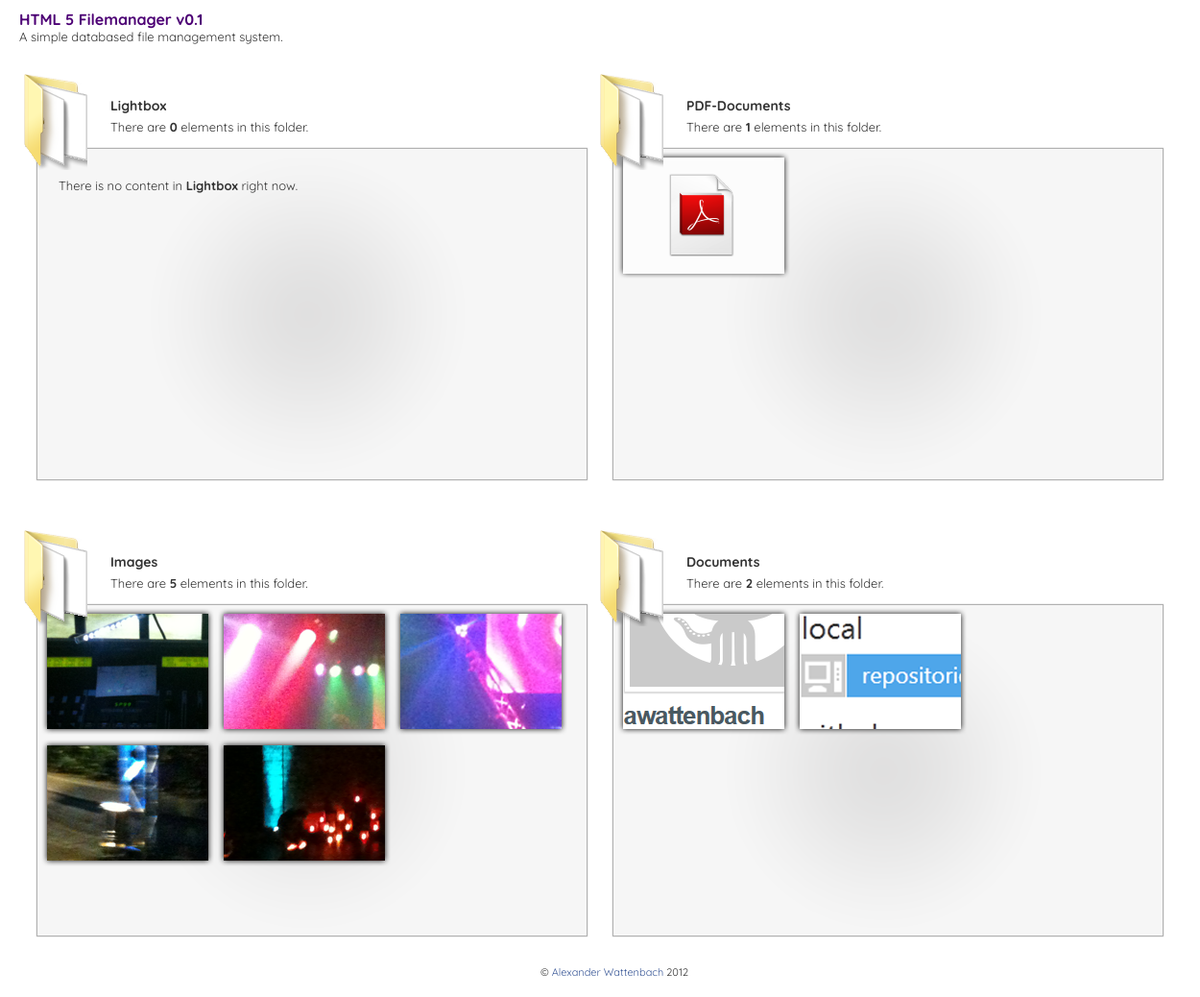
The page / on the database its author committed.
### tables this page shows
CREATE TABLE `tb_folder` (
  `id` int(13) NOT NULL auto_increment,
  `name` varchar(255) NOT NULL,
  `description` text NOT NULL,
  `movement` varchar(255) NOT NULL,
  PRIMARY KEY  (`id`)
);

CREATE TABLE `tb_element` (
  `id` int(13) NOT NULL auto_increment,
  `folder_id` int(13) NOT NULL,
  `name` varchar(255) NOT NULL,
  `image_name` varchar(255) NOT NULL,
  PRIMARY KEY  (`id`)
);

### globals.inc.php (the view, shortened to what this page needs)
<?
$folder_query= mysql_query('SELECT * FROM tb_folder');
function showElement($element_key, $folder_id, $element_id, $move_to="") {
	$element_array= mysql_fetch_assoc(mysql_query('SELECT * FROM tb_element WHERE id='.$element_id.' LIMIT 1'));
	$folder_array= mysql_fetch_assoc(mysql_query('SELECT movement FROM tb_folder WHERE id='.$folder_id.' LIMIT 1'));
	echo "<article class=\"element_container\" id=\"container_folder_".$folder_id."_".$element_key."\">
<a href=\"#\"><img src=\"images/layout/elements/".$element_array[image_name].".png\" class=\"element_image\" alt=\"\" /></a>";
echo "<div class=\"movement_controlls\">Move:";
echo "</div>
</article>";
}
?>

### index.php (shortened to what this page needs)
?><!DOCTYPE HTML>
<html lang="en">
<head>
<link type="text/css" rel="stylesheet" href="css/main.css" />
</head>
<body>
<header>
<h1>HTML 5 Filemanager v0.1</h1>
A simple databased file management system.
</header>
<?
include('globals.inc.php');
$i=1;
echo '<div class="folder_content">';
while ($folder_array= mysql_fetch_assoc($folder_query)) {
	$element_query= mysql_query('SELECT * FROM tb_element WHERE folder_id='.$folder_array[id].'');
	$element_count= mysql_num_rows($element_query);
	echo '<div class="folder_container">
<div class="folder_insider">
<script type="text/javascript">
$(document).ready(function() {
	for (var i = 1; i < '.($element_count + 1).'; i++) {
		$("#container_folder_'.$i.'_" + i).delay(i*"100").fadeIn(1500);
	}
});
</script>
<div class="element_list" id="folder_'.$i.'">';
	$a=1;
	if ($element_count != '0') {
		while ($element_array= mysql_fetch_assoc($element_query)) {
			showElement($a,$folder_array[id],$element_array[id]);
			$a++;
		}
	}
	echo '<div class="no_content"';
	if ($element_count != '0') echo ' style="display: none"';
	echo ' id="no_content_folder_'.$i.'">There is no content in <strong>'.$folder_array[name].'</strong> right now.</div>';
echo '</div>
<div class="clearfix"></div>
&nbsp;
</div>
<div class="folder_icon"><img src="images/layout/folder_icon.png" alt="" /></div>
<div class="folder_desc" id="folder_'.$i.'_desc"><h2>'.$folder_array[name].'</h2><p>There are <strong class="element_count">'.$element_count.'</strong> elements in this folder.</p></div>
</div>';
$i++;
}
?>
<footer>
&copy; <a href="http://www.sehen-design.de/awport" target="_blank">Alexander Wattenbach</a> 2012
</footer>
</div>
</html>

### css/main.css (style rules this page uses)
body { background: #fff; font-size: 13px; font-family: "Quicksand",tahoma,verdana,arial,sans-serif; color: #333; line-height: 1.28; margin: 0; padding: 0; text-align: left; direction: ltr; unicode-bidi: embed; }
h1,h2,h3,h4,h5,h6 { font-size: 14px; color: #333; margin: 0; padding: 0; }
h1 { font-size: 16px; color: #4d0075; }
p { margin: 1em 0; }
a { cursor:pointer; color:#3b5998; text-decoration:none }
img { border:0; }
.clearfix:after { clear: both; content: "."; display: block; font-size: 0; height: 0; line-height: 0; visibility: hidden; }
.clearfix { zoom:1; }
header, footer { margin-top: 10px; margin-left: 20px; display: block; z-index: 1; }
.folder_content { width: 1200px; margin-top: 10px; margin-left: 20px; float: left; display: block; z-index: 1; }
.folder_container { height: 400px; width: 590px; display: block; background-image: url(../images/layout/folder_bg.png); background-repeat: no-repeat; background-position: center; position: relative; float: left; z-index:1; margin: 5px; margin-top: 20px; padding-top: 50px; }
.folder_insider { overflow-y: scroll; overflow-x: hidden; width: 570px; height: 344px; display: block; margin-top: 28px; margin-left: 16px; }
.folder_icon { position: absolute; top: 0px; left: 0px; display: block; }
.folder_desc { position: absolute; top: 25px; left: 90px; display: block; }
.folder_desc p { margin-top: 4px; }
.element_container { width: 180px; height: 132px; display: block; background-image: url(../images/layout/element_bg.png); background-repeat: no-repeat; background-position: center; display: none; float: left; padding-left: 4px; padding-bottom: 5px; position: relative; }
.element_container img { margin-left: 4px; margin-top: 9px; }
.element_list article { position: relative; }
.element_container a { display: block; }
.no_content { margin-left: 20px; margin-top: 30px; }
footer { width: 100%; height: 33px; display: block; position: relative; text-align: center; background-image: url(../images/layout/navigation_gradient_bottom_px.png); background-repeat: repeat-x; font-size: 11px; float: left; margin-top: -2px; z-index:1; }

### rows shown on the page
tb_folder: name "Lightbox", element_count "0"
tb_folder: name "PDF-Documents", element_count "1"
tb_element: image_name (picture)
tb_folder: name "Images", element_count "5"
tb_element: image_name (picture)
tb_element: image_name (picture)
tb_element: image_name (picture)
tb_element: image_name (picture)
tb_element: image_name (picture)
tb_folder: name "Documents", element_count "2"
tb_element: image_name (picture)
tb_element: image_name (picture)
